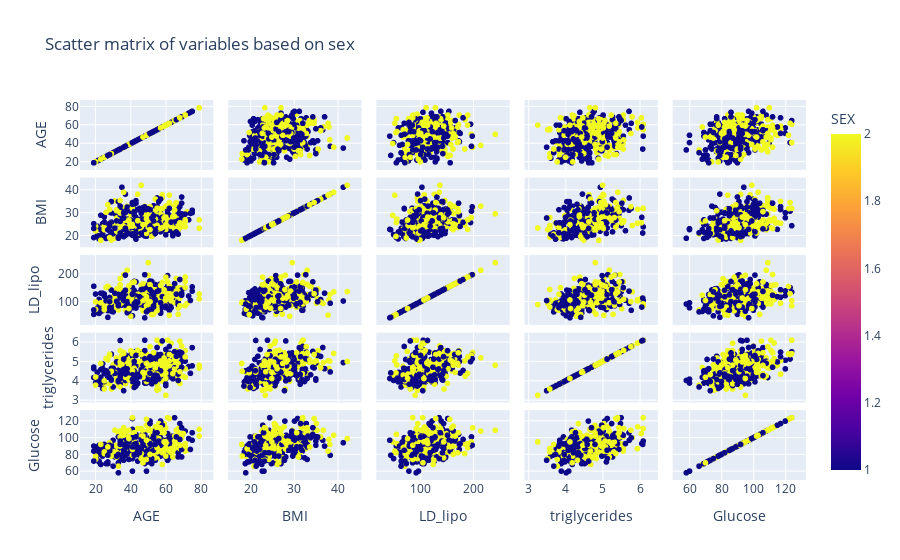

Notebook source saved alongside this figure:
### Markdown cell above
&#9989; **(7 pt):** Create another scatter matrix plot like you did above, but now use different colors for the male and female data points.

### Code cell
fig4 = px.scatter_matrix(df,color = 'SEX',dimensions=['AGE','BMI','LD_lipo','triglycerides','Glucose'],title='Scatter matrix of variables based on sex')
fig4.show()

### Figure 1 — Plotly figure (JSON) as saved in the notebook; plotly's stock layout.template omitted (floating-point values rounded to 4 significant figures; data arrays with more than 128 entries replaced by an {"elided": "..."} marker saying what was removed)
{"data": [{"dimensions": [{"axis": {"matches": true}, "label": "AGE", "values": {"elided": "442 int values"}}, {"axis": {"matches": true}, "label": "BMI", "values": {"elided": "442 float values"}}, {"axis": {"matches": true}, "label": "LD_lipo", "values": {"elided": "442 float values"}}, {"axis": {"matches": true}, "label": "triglycerides", "values": {"elided": "442 float values"}}, {"axis": {"matches": true}, "label": "Glucose", "values": {"elided": "442 int values"}}], "hovertemplate": "%{xaxis.title.text}=%{x}<br>%{yaxis.title.text}=%{y}<br>SEX=%{marker.color}<extra></extra>", "legendgroup": "", "marker": {"color": {"elided": "442 int values"}, "coloraxis": "coloraxis", "symbol": "circle"}, "name": "", "showlegend": false, "type": "splom"}], "layout": {"coloraxis": {"colorbar": {"title": {"text": "SEX"}}, "colorscale": [[0, "#0d0887"], [0.1111, "#46039f"], [0.2222, "#7201a8"], [0.3333, "#9c179e"], [0.4444, "#bd3786"], [0.5556, "#d8576b"], [0.6667, "#ed7953"], [0.7778, "#fb9f3a"], [0.8889, "#fdca26"], [1, "#f0f921"]]}, "dragmode": "select", "legend": {"tracegroupgap": 0}, "title": {"text": "Scatter matrix of variables based on sex"}}}
